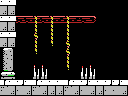

Rendered tile map (Tiled .tmx) drawn with the repository's tilesets; below, a short description and the full map source, tile grids included:
An orthogonal 16x12 tile map with 8x8 px tiles, 1 tile layer (Tile Layer 1) and 7 objects (item, big-item, breakable-left, breakable-down, door-left, ...).

<map version="1.0" orientation="orthogonal" renderorder="right-down" width="16" height="12" tilewidth="8" tileheight="8" nextobjectid="9">
 <properties>
  <property name="up" value="hole" />
 </properties>
 <tileset firstgid="1" name="tiles" tilewidth="8" tileheight="8" tilecount="256" columns="16">
  <image source="tiles.png" width="128" height="128" />
 </tileset>
 <layer name="Tile Layer 1" width="16" height="12">
  <data encoding="csv">
156,156,1,1,1,1,1,1,1,1,1,1,1,1,1,1,
152,152,1,1,1,1,1,1,1,1,1,1,1,1,1,1,
156,156,255,255,136,255,136,138,136,138,255,139,1,1,1,1,
152,152,1,1,135,1,135,1,135,1,1,1,1,1,1,1,
156,156,1,1,132,1,135,1,135,1,1,1,1,1,1,1,
152,152,1,1,135,1,256,1,132,1,1,1,1,1,1,1,
196,197,1,1,256,1,1,1,132,1,1,1,1,1,1,1,
212,213,1,1,1,1,1,1,135,1,1,1,1,1,1,1,
228,229,1,1,142,142,1,1,256,1,253,142,1,1,1,1,
244,245,1,1,134,134,1,1,1,1,133,134,1,1,1,1,
151,156,247,156,151,156,156,156,151,156,247,156,156,247,247,156,
153,152,153,152,153,152,152,152,153,152,153,152,152,153,153,152
</data>
 </layer>
 <objectgroup name="objects">
  <object id="1" type="item" x="16" y="64" width="16" height="16" />
  <object id="2" type="big-item" x="96" y="56" width="32" height="24" />
  <object id="4" type="breakable-left" x="0" y="48" width="16" height="32" />
  <object id="5" type="breakable-down" x="48" y="80" width="32" height="16" />
  <object id="6" type="door-left" x="0" y="48" width="16" height="24" />
  <object id="7" type="door-down" x="48" y="80" width="32" height="16" />
  <object id="8" type="4x4-item" x="96" y="48" width="32" height="32" />
 </objectgroup>
</map>
